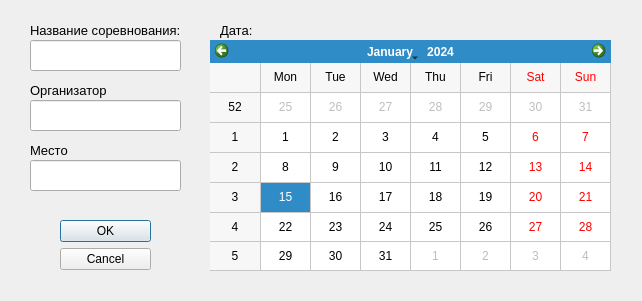
<?xml version="1.0" encoding="UTF-8"?>
<ui version="4.0">
 <class>Dialog</class>
 <widget class="QDialog" name="Dialog">
  <property name="geometry">
   <rect>
    <x>0</x>
    <y>0</y>
    <width>642</width>
    <height>301</height>
   </rect>
  </property>
  <property name="windowTitle">
   <string>Dialog</string>
  </property>
  <widget class="QDialogButtonBox" name="buttonBox">
   <property name="geometry">
    <rect>
     <x>60</x>
     <y>220</y>
     <width>91</width>
     <height>51</height>
    </rect>
   </property>
   <property name="orientation">
    <enum>Qt::Vertical</enum>
   </property>
   <property name="standardButtons">
    <set>QDialogButtonBox::Cancel|QDialogButtonBox::Ok</set>
   </property>
  </widget>
  <widget class="QLineEdit" name="title_line">
   <property name="geometry">
    <rect>
     <x>30</x>
     <y>40</y>
     <width>151</width>
     <height>31</height>
    </rect>
   </property>
  </widget>
  <widget class="QLabel" name="label_title">
   <property name="geometry">
    <rect>
     <x>30</x>
     <y>20</y>
     <width>151</width>
     <height>20</height>
    </rect>
   </property>
   <property name="font">
    <font>
     <pointsize>10</pointsize>
    </font>
   </property>
   <property name="text">
    <string>Название соревнования:</string>
   </property>
  </widget>
  <widget class="QLabel" name="label_date">
   <property name="geometry">
    <rect>
     <x>220</x>
     <y>20</y>
     <width>51</width>
     <height>20</height>
    </rect>
   </property>
   <property name="font">
    <font>
     <pointsize>10</pointsize>
    </font>
   </property>
   <property name="text">
    <string>Дата:</string>
   </property>
  </widget>
  <widget class="QLabel" name="label_organizer">
   <property name="geometry">
    <rect>
     <x>30</x>
     <y>80</y>
     <width>151</width>
     <height>20</height>
    </rect>
   </property>
   <property name="font">
    <font>
     <pointsize>10</pointsize>
    </font>
   </property>
   <property name="text">
    <string>Организатор</string>
   </property>
  </widget>
  <widget class="QLineEdit" name="organizer_line">
   <property name="geometry">
    <rect>
     <x>30</x>
     <y>100</y>
     <width>151</width>
     <height>31</height>
    </rect>
   </property>
  </widget>
  <widget class="QLabel" name="label_place">
   <property name="geometry">
    <rect>
     <x>30</x>
     <y>140</y>
     <width>151</width>
     <height>20</height>
    </rect>
   </property>
   <property name="font">
    <font>
     <pointsize>10</pointsize>
    </font>
   </property>
   <property name="text">
    <string>Место</string>
   </property>
  </widget>
  <widget class="QLineEdit" name="place_line">
   <property name="geometry">
    <rect>
     <x>30</x>
     <y>160</y>
     <width>151</width>
     <height>31</height>
    </rect>
   </property>
  </widget>
  <widget class="QCalendarWidget" name="calendarWidget">
   <property name="geometry">
    <rect>
     <x>210</x>
     <y>40</y>
     <width>401</width>
     <height>231</height>
    </rect>
   </property>
   <property name="gridVisible">
    <bool>true</bool>
   </property>
  </widget>
 </widget>
 <resources/>
 <connections>
  <connection>
   <sender>buttonBox</sender>
   <signal>accepted()</signal>
   <receiver>Dialog</receiver>
   <slot>accept()</slot>
   <hints>
    <hint type="sourcelabel">
     <x>248</x>
     <y>254</y>
    </hint>
    <hint type="destinationlabel">
     <x>157</x>
     <y>274</y>
    </hint>
   </hints>
  </connection>
  <connection>
   <sender>buttonBox</sender>
   <signal>rejected()</signal>
   <receiver>Dialog</receiver>
   <slot>reject()</slot>
   <hints>
    <hint type="sourcelabel">
     <x>316</x>
     <y>260</y>
    </hint>
    <hint type="destinationlabel">
     <x>286</x>
     <y>274</y>
    </hint>
   </hints>
  </connection>
 </connections>
</ui>
